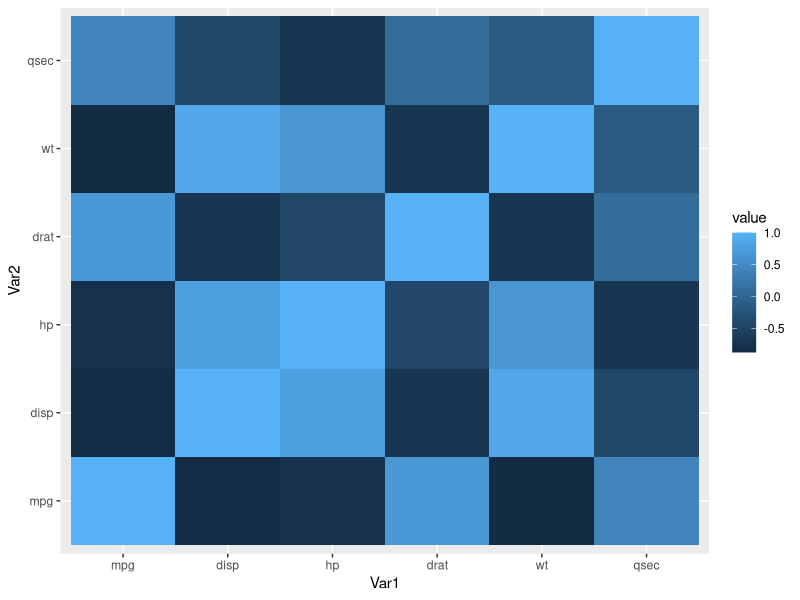
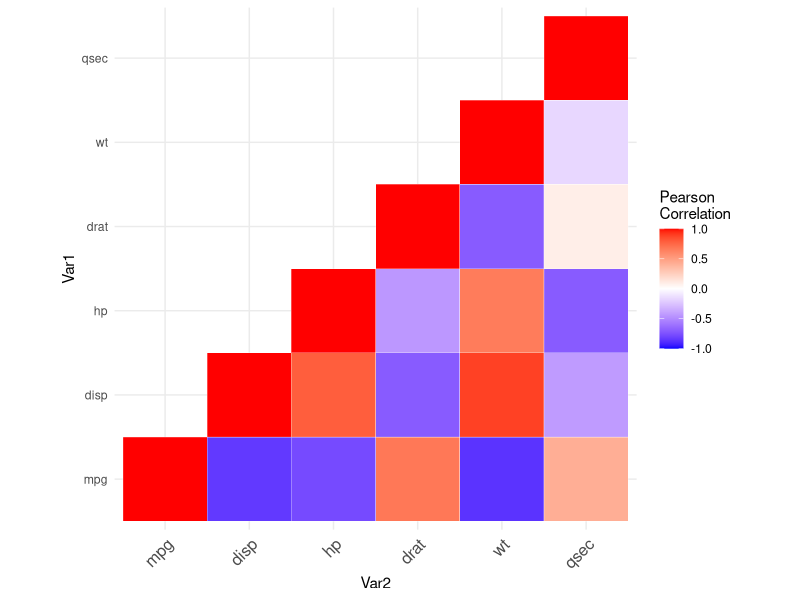
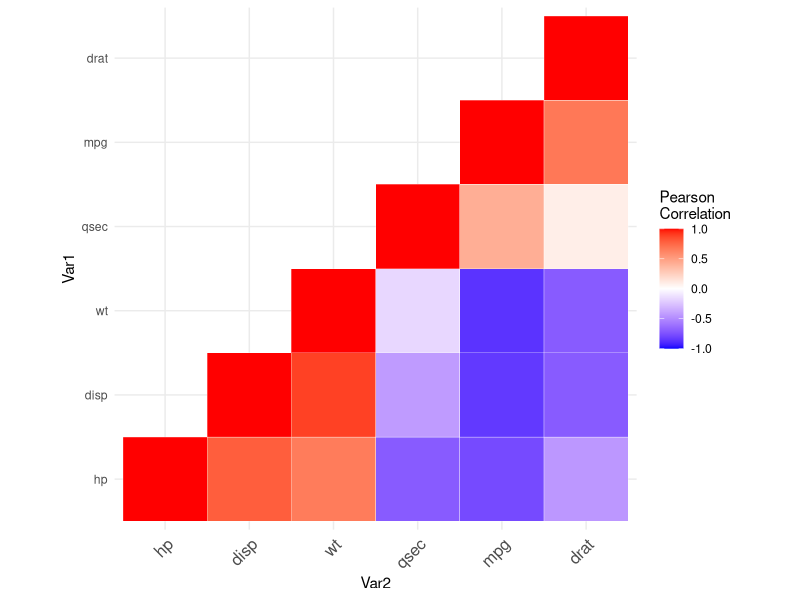
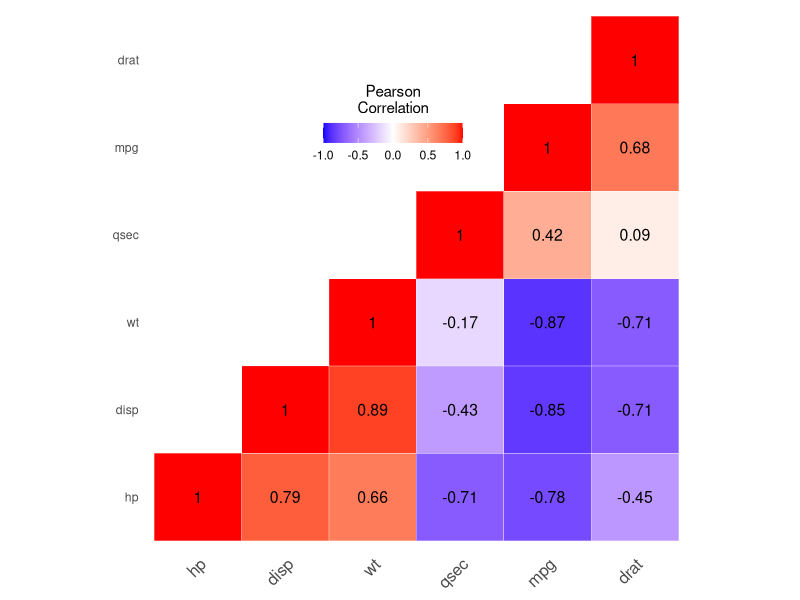

Write R code to recreate these figures, in order.
# Correlation

# Prepare the Data
mydata <- mtcars[, c(1,3,4,5,6,7)]
head(mydata)

# Compute the correlation matrix - cor()
cormat <- round(cor(mydata),2)
head(cormat)

# Create the correlation heatmap with ggplot2
# The package reshape is required to melt the correlation matrix.
library(reshape2)
melted_cormat <- melt(cormat)
head(melted_cormat)

#The function geom_tile()[ggplot2 package] is used to visualize the correlation matrix :
library(ggplot2)
ggplot(data = melted_cormat, aes(x=Var1, y=Var2, fill=value)) + 
  geom_tile()

#Doesnot Look Great.. Let's Enhance the viz!

#Get the lower and upper triangles of the correlation matrix
## a correlation matrix has redundant information. We'll use the functions below to set half of it to NA.

# Get lower triangle of the correlation matrix
get_lower_tri<-function(cormat){
  cormat[upper.tri(cormat)] <- NA
  return(cormat)
}
# Get upper triangle of the correlation matrix
get_upper_tri <- function(cormat){
  cormat[lower.tri(cormat)]<- NA
  return(cormat)
}

upper_tri <- get_upper_tri(cormat)
upper_tri

#  Finished correlation matrix heatmap
## Melt the correlation data and drop the rows with NA values
# Melt the correlation matrix
library(reshape2)
melted_cormat <- melt(upper_tri, na.rm = TRUE)
# Heatmap
library(ggplot2)
ggplot(data = melted_cormat, aes(Var2, Var1, fill = value))+
  geom_tile(color = "white")+
  scale_fill_gradient2(low = "blue", high = "red", mid = "white", 
                       midpoint = 0, limit = c(-1,1), space = "Lab", 
                       name="Pearson\nCorrelation") +
  theme_minimal()+ 
  theme(axis.text.x = element_text(angle = 45, vjust = 1, 
                                   size = 12, hjust = 1))+
  coord_fixed()




reorder_cormat <- function(cormat){
  # Use correlation between variables as distance
  dd <- as.dist((1-cormat)/2)
  hc <- hclust(dd)
  cormat <-cormat[hc$order, hc$order]
}

# Reorder the correlation matrix
cormat <- reorder_cormat(cormat)
upper_tri <- get_upper_tri(cormat)
# Melt the correlation matrix
melted_cormat <- melt(upper_tri, na.rm = TRUE)
# Create a ggheatmap
ggheatmap <- ggplot(melted_cormat, aes(Var2, Var1, fill = value))+
  geom_tile(color = "white")+
  scale_fill_gradient2(low = "blue", high = "red", mid = "white", 
                       midpoint = 0, limit = c(-1,1), space = "Lab", 
                       name="Pearson\nCorrelation") +
  theme_minimal()+ # minimal theme
  theme(axis.text.x = element_text(angle = 45, vjust = 1, 
                                   size = 12, hjust = 1))+
  coord_fixed()
# Print the heatmap
print(ggheatmap)

#Add correlation coefficients on the heatmap


ggheatmap + 
  geom_text(aes(Var2, Var1, label = value), color = "black", size = 4) +
  theme(
    axis.title.x = element_blank(),
    axis.title.y = element_blank(),
    panel.grid.major = element_blank(),
    panel.border = element_blank(),
    panel.background = element_blank(),
    axis.ticks = element_blank(),
    legend.justification = c(1, 0),
    legend.position = c(0.6, 0.7),
    legend.direction = "horizontal")+
  guides(fill = guide_colorbar(barwidth = 7, barheight = 1,
                               title.position = "top", title.hjust = 0.5))
